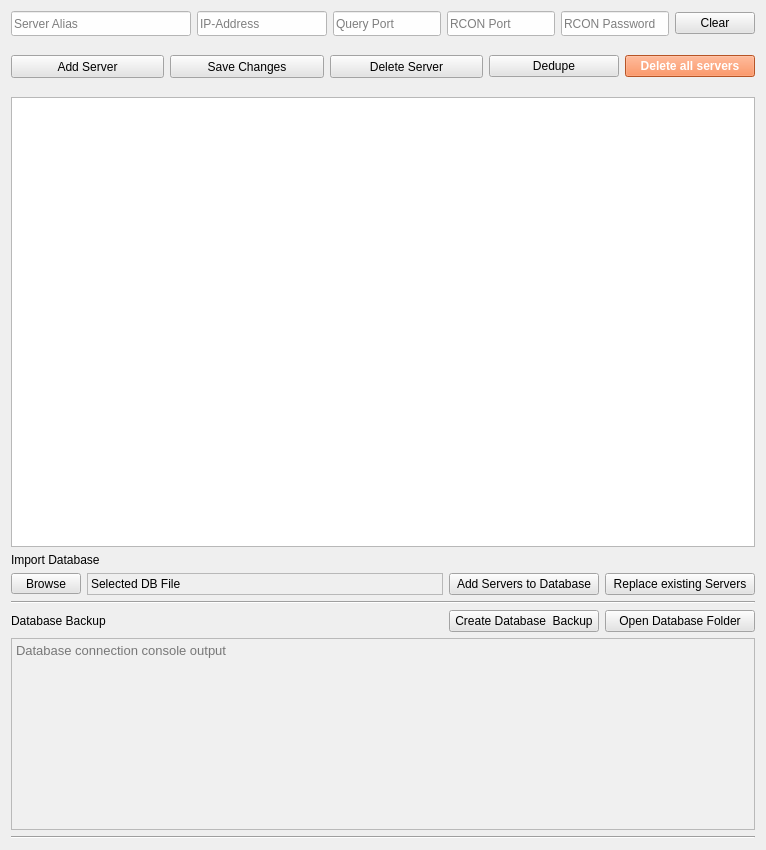
     <widget class="QWidget" name="Tab_Server">
      <attribute name="title">
       <string>Server Manager</string>
      </attribute>
      <layout class="QVBoxLayout" name="verticalLayout_26">
       <item>
        <layout class="QVBoxLayout" name="verticalLayout_25">
         <item>
          <layout class="QVBoxLayout" name="verticalLayout_18">
           <item>
            <layout class="QHBoxLayout" name="horizontalLayout_15">
             <item>
              <widget class="QLineEdit" name="server_alias">
               <property name="minimumSize">
                <size>
                 <width>180</width>
                 <height>25</height>
                </size>
               </property>
               <property name="font">
                <font>
                 <pointsize>9</pointsize>
                </font>
               </property>
               <property name="toolTip">
                <string>Alias Name of the server</string>
               </property>
               <property name="statusTip">
                <string>Alias Name of the server</string>
               </property>
               <property name="styleSheet">
                <string notr="true">background-color:rgb(254, 254, 254);</string>
               </property>
               <property name="text">
                <string/>
               </property>
               <property name="placeholderText">
                <string>Server Alias</string>
               </property>
              </widget>
             </item>
             <item>
              <widget class="QLineEdit" name="server_ip">
               <property name="minimumSize">
                <size>
                 <width>130</width>
                 <height>25</height>
                </size>
               </property>
               <property name="font">
                <font>
                 <pointsize>9</pointsize>
                </font>
               </property>
               <property name="toolTip">
                <string>IP Address of the server</string>
               </property>
               <property name="statusTip">
                <string>IP Address of the server</string>
               </property>
               <property name="styleSheet">
                <string notr="true">background-color:rgb(254, 254, 254);</string>
               </property>
               <property name="text">
                <string/>
               </property>
               <property name="placeholderText">
                <string>IP-Address</string>
               </property>
              </widget>
             </item>
             <item>
              <widget class="QLineEdit" name="server_query">
               <property name="minimumSize">
                <size>
                 <width>60</width>
                 <height>25</height>
                </size>
               </property>
               <property name="font">
                <font>
                 <pointsize>9</pointsize>
                </font>
               </property>
               <property name="toolTip">
                <string>Query Port of the server</string>
               </property>
               <property name="statusTip">
                <string>Query Port of the server</string>
               </property>
               <property name="styleSheet">
                <string notr="true">background-color:rgb(254, 254, 254);</string>
               </property>
               <property name="text">
                <string/>
               </property>
               <property name="placeholderText">
                <string>Query Port</string>
               </property>
              </widget>
             </item>
             <item>
              <widget class="QLineEdit" name="server_rconport">
               <property name="minimumSize">
                <size>
                 <width>60</width>
                 <height>25</height>
                </size>
               </property>
               <property name="font">
                <font>
                 <pointsize>9</pointsize>
                </font>
               </property>
               <property name="toolTip">
                <string>RCON Port of the server</string>
               </property>
               <property name="statusTip">
                <string>RCON Port of the server</string>
               </property>
               <property name="layoutDirection">
                <enum>Qt::LeftToRight</enum>
               </property>
               <property name="styleSheet">
                <string notr="true">background-color:rgb(254, 254, 254);</string>
               </property>
               <property name="text">
                <string/>
               </property>
               <property name="placeholderText">
                <string>RCON Port</string>
               </property>
              </widget>
             </item>
             <item>
              <widget class="QLineEdit" name="server_rconpw">
               <property name="minimumSize">
                <size>
                 <width>105</width>
                 <height>25</height>
                </size>
               </property>
               <property name="font">
                <font>
                 <pointsize>9</pointsize>
                </font>
               </property>
               <property name="toolTip">
                <string>RCON Password of the server</string>
               </property>
               <property name="statusTip">
                <string>RCON Password of the server</string>
               </property>
               <property name="layoutDirection">
                <enum>Qt::LeftToRight</enum>
               </property>
               <property name="styleSheet">
                <string notr="true">background-color:rgb(254, 254, 254);</string>
               </property>
               <property name="text">
                <string/>
               </property>
               <property name="echoMode">
                <enum>QLineEdit::Normal</enum>
               </property>
               <property name="placeholderText">
                <string>RCON Password</string>
               </property>
              </widget>
             </item>
             <item>
              <widget class="QPushButton" name="btn_server_clear">
               <property name="styleSheet">
                <string notr="true">background-color:rgb(228, 228, 228)
</string>
               </property>
               <property name="text">
                <string>Clear</string>
               </property>
              </widget>
             </item>
            </layout>
           </item>
           <item>
            <spacer name="verticalSpacer_10">
             <property name="orientation">
              <enum>Qt::Vertical</enum>
             </property>
             <property name="sizeType">
              <enum>QSizePolicy::Minimum</enum>
             </property>
             <property name="sizeHint" stdset="0">
              <size>
               <width>20</width>
               <height>13</height>
              </size>
             </property>
            </spacer>
           </item>
           <item>
            <layout class="QHBoxLayout" name="horizontalLayout_16">
             <item>
              <widget class="QPushButton" name="btn_server_add">
               <property name="sizePolicy">
                <sizepolicy hsizetype="Expanding" vsizetype="Fixed">
                 <horstretch>0</horstretch>
                 <verstretch>0</verstretch>
                </sizepolicy>
               </property>
               <property name="minimumSize">
                <size>
                 <width>130</width>
                 <height>23</height>
                </size>
               </property>
               <property name="toolTip">
                <string>Add a server to the Database</string>
               </property>
               <property name="statusTip">
                <string>Add a server to the Database</string>
               </property>
               <property name="layoutDirection">
                <enum>Qt::LeftToRight</enum>
               </property>
               <property name="styleSheet">
                <string notr="true">background-color:rgb(228, 228, 228)
</string>
               </property>
               <property name="text">
                <string>Add Server</string>
               </property>
              </widget>
             </item>
             <item>
              <widget class="QPushButton" name="btn_server_modify">
               <property name="sizePolicy">
                <sizepolicy hsizetype="Expanding" vsizetype="Fixed">
                 <horstretch>0</horstretch>
                 <verstretch>0</verstretch>
                </sizepolicy>
               </property>
               <property name="minimumSize">
                <size>
                 <width>130</width>
                 <height>23</height>
                </size>
               </property>
               <property name="toolTip">
                <string>Save and edited server to the Database</string>
               </property>
               <property name="statusTip">
                <string>Save and edited server to the Database</string>
               </property>
               <property name="layoutDirection">
                <enum>Qt::LeftToRight</enum>
               </property>
               <property name="styleSheet">
                <string notr="true">background-color:rgb(228, 228, 228)
</string>
               </property>
               <property name="text">
                <string>Save Changes</string>
               </property>
              </widget>
             </item>
             <item>
              <widget class="QPushButton" name="btn_server_delete">
               <property name="sizePolicy">
                <sizepolicy hsizetype="Expanding" vsizetype="Fixed">
                 <horstretch>0</horstretch>
                 <verstretch>0</verstretch>
                </sizepolicy>
               </property>
               <property name="minimumSize">
                <size>
                 <width>130</width>
                 <height>23</height>
                </size>
               </property>
               <property name="toolTip">
                <string>Delete a server from the Database</string>
               </property>
               <property name="statusTip">
                <string>Delete a server from the Database</string>
               </property>
               <property name="layoutDirection">
                <enum>Qt::LeftToRight</enum>
               </property>
               <property name="styleSheet">
                <string notr="true">background-color:rgb(228, 228, 228)
</string>
               </property>
               <property name="text">
                <string>Delete Server</string>
               </property>
              </widget>
             </item>
             <item>
              <widget class="QPushButton" name="btn_server_delete_doubles">
               <property name="minimumSize">
                <size>
                 <width>130</width>
                 <height>0</height>
                </size>
               </property>
               <property name="toolTip">
                <string>Remove double entries by IP address and Queryport</string>
               </property>
               <property name="statusTip">
                <string>Remove double entries by IP address and Queryport</string>
               </property>
               <property name="styleSheet">
                <string notr="true">background-color:rgb(228, 228, 228)
</string>
               </property>
               <property name="text">
                <string>Dedupe</string>
               </property>
              </widget>
             </item>
             <item>
              <widget class="QPushButton" name="btn_server_clear_db">
               <property name="minimumSize">
                <size>
                 <width>130</width>
                 <height>0</height>
                </size>
               </property>
               <property name="font">
                <font>
                 <weight>75</weight>
                 <bold>true</bold>
                </font>
               </property>
               <property name="toolTip">
                <string>Delete all server from Database</string>
               </property>
               <property name="statusTip">
                <string>Delete all server from Database</string>
               </property>
               <property name="styleSheet">
                <string notr="true">background-color: rgb(255, 117, 53);
color: rgb(255, 255, 255);</string>
               </property>
               <property name="text">
                <string>Delete all servers</string>
               </property>
              </widget>
             </item>
            </layout>
           </item>
           <item>
            <spacer name="verticalSpacer_12">
             <property name="orientation">
              <enum>Qt::Vertical</enum>
             </property>
             <property name="sizeType">
              <enum>QSizePolicy::Minimum</enum>
             </property>
             <property name="sizeHint" stdset="0">
              <size>
               <width>20</width>
               <height>13</height>
              </size>
             </property>
            </spacer>
           </item>
           <item>
            <widget class="QTableWidget" name="tbl_server_manager">
             <property name="minimumSize">
              <size>
               <width>0</width>
               <height>450</height>
              </size>
             </property>
             <property name="mouseTracking">
              <bool>true</bool>
             </property>
             <property name="autoFillBackground">
              <bool>false</bool>
             </property>
             <property name="styleSheet">
              <string notr="true"/>
             </property>
             <property name="frameShadow">
              <enum>QFrame::Sunken</enum>
             </property>
             <property name="verticalScrollBarPolicy">
              <enum>Qt::ScrollBarAsNeeded</enum>
             </property>
             <property name="horizontalScrollBarPolicy">
              <enum>Qt::ScrollBarAlwaysOff</enum>
             </property>
             <property name="sizeAdjustPolicy">
              <enum>QAbstractScrollArea::AdjustIgnored</enum>
             </property>
             <property name="editTriggers">
              <set>QAbstractItemView::NoEditTriggers</set>
             </property>
             <property name="alternatingRowColors">
              <bool>true</bool>
             </property>
             <property name="selectionMode">
              <enum>QAbstractItemView::SingleSelection</enum>
             </property>
             <property name="selectionBehavior">
              <enum>QAbstractItemView::SelectRows</enum>
             </property>
             <property name="textElideMode">
              <enum>Qt::ElideNone</enum>
             </property>
             <property name="sortingEnabled">
              <bool>false</bool>
             </property>
             <property name="columnCount">
              <number>5</number>
             </property>
             <attribute name="horizontalHeaderVisible">
              <bool>false</bool>
             </attribute>
             <attribute name="horizontalHeaderCascadingSectionResizes">
              <bool>false</bool>
             </attribute>
             <attribute name="horizontalHeaderMinimumSectionSize">
              <number>20</number>
             </attribute>
             <attribute name="horizontalHeaderDefaultSectionSize">
              <number>50</number>
             </attribute>
             <attribute name="horizontalHeaderShowSortIndicator" stdset="0">
              <bool>true</bool>
             </attribute>
             <attribute name="horizontalHeaderStretchLastSection">
              <bool>true</bool>
             </attribute>
             <attribute name="verticalHeaderVisible">
              <bool>false</bool>
             </attribute>
             <attribute name="verticalHeaderMinimumSectionSize">
              <number>15</number>
             </attribute>
             <attribute name="verticalHeaderDefaultSectionSize">
              <number>23</number>
             </attribute>
             <attribute name="verticalHeaderStretchLastSection">
              <bool>false</bool>
             </attribute>
             <column>
              <property name="text">
               <string>ID</string>
              </property>
              <property name="textAlignment">
               <set>AlignCenter</set>
              </property>
             </column>
             <column>
              <property name="text">
               <string>Alias</string>
              </property>
              <property name="textAlignment">
               <set>AlignCenter</set>
              </property>
             </column>
             <column>
              <property name="text">
               <string>IP-Address</string>
              </property>
              <property name="textAlignment">
               <set>AlignCenter</set>
              </property>
             </column>
             <column>
              <property name="text">
               <string>Query Port</string>
              </property>
              <property name="textAlignment">
               <set>AlignCenter</set>
              </property>
             </column>
             <column>
              <property name="text">
               <string>RCON Port</string>
              </property>
              <property name="textAlignment">
               <set>AlignCenter</set>
              </property>
             </column>
            </widget>
           </item>
           <item>
            <widget class="QLabel" name="lbl_name_import">
             <property name="font">
              <font>
               <pointsize>9</pointsize>
               <weight>50</weight>
               <bold>false</bold>
              </font>
             </property>
             <property name="text">
              <string>Import Database</string>
             </property>
            </widget>
           </item>
           <item>
            <layout class="QVBoxLayout" name="verticalLayout_19">
             <item>
              <layout class="QHBoxLayout" name="horizontalLayout_18">
               <item>
                <widget class="QToolButton" name="btn_select_database">
                 <property name="minimumSize">
                  <size>
                   <width>70</width>
                   <height>0</height>
                  </size>
                 </property>
                 <property name="styleSheet">
                  <string notr="true">background-color:rgb(228, 228, 228)
</string>
                 </property>
                 <property name="text">
                  <string>Browse</string>
                 </property>
                </widget>
               </item>
               <item>
                <widget class="QLabel" name="label_selected_db">
                 <property name="minimumSize">
                  <size>
                   <width>150</width>
                   <height>0</height>
                  </size>
                 </property>
                 <property name="frameShape">
                  <enum>QFrame::StyledPanel</enum>
                 </property>
                 <property name="frameShadow">
                  <enum>QFrame::Sunken</enum>
                 </property>
                 <property name="text">
                  <string>Selected DB File</string>
                 </property>
                 <property name="textInteractionFlags">
                  <set>Qt::LinksAccessibleByMouse|Qt::TextSelectableByMouse</set>
                 </property>
                </widget>
               </item>
               <item>
                <widget class="QPushButton" name="btn_add_database">
                 <property name="minimumSize">
                  <size>
                   <width>150</width>
                   <height>0</height>
                  </size>
                 </property>
                 <property name="maximumSize">
                  <size>
                   <width>150</width>
                   <height>16777215</height>
                  </size>
                 </property>
                 <property name="styleSheet">
                  <string notr="true">background-color:rgb(228, 228, 228)
</string>
                 </property>
                 <property name="text">
                  <string>Add Servers to Database</string>
                 </property>
                </widget>
               </item>
               <item>
                <widget class="QPushButton" name="btn_replace_database">
                 <property name="minimumSize">
                  <size>
                   <width>150</width>
                   <height>0</height>
                  </size>
                 </property>
                 <property name="maximumSize">
                  <size>
                   <width>150</width>
                   <height>16777215</height>
                  </size>
                 </property>
                 <property name="styleSheet">
                  <string notr="true">background-color:rgb(228, 228, 228)
</string>
                 </property>
                 <property name="text">
                  <string>Replace existing Servers</string>
                 </property>
                </widget>
               </item>
              </layout>
             </item>
             <item>
              <widget class="Line" name="line_10">
               <property name="orientation">
                <enum>Qt::Horizontal</enum>
               </property>
              </widget>
             </item>
             <item>
              <layout class="QHBoxLayout" name="horizontalLayout_31">
               <item>
                <widget class="QLabel" name="label_2">
                 <property name="font">
                  <font>
                   <pointsize>9</pointsize>
                  </font>
                 </property>
                 <property name="text">
                  <string>Database Backup</string>
                 </property>
                </widget>
               </item>
               <item>
                <spacer name="horizontalSpacer">
                 <property name="orientation">
                  <enum>Qt::Horizontal</enum>
                 </property>
                 <property name="sizeType">
                  <enum>QSizePolicy::Expanding</enum>
                 </property>
                 <property name="sizeHint" stdset="0">
                  <size>
                   <width>200</width>
                   <height>20</height>
                  </size>
                 </property>
                </spacer>
               </item>
               <item>
                <widget class="QPushButton" name="btn_exec_db_backup">
                 <property name="minimumSize">
                  <size>
                   <width>150</width>
                   <height>0</height>
                  </size>
                 </property>
                 <property name="maximumSize">
                  <size>
                   <width>15616</width>
                   <height>16777215</height>
                  </size>
                 </property>
                 <property name="styleSheet">
                  <string notr="true">background-color:rgb(228, 228, 228)
</string>
                 </property>
                 <property name="text">
                  <string>Create Database  Backup</string>
                 </property>
                </widget>
               </item>
               <item>
                <widget class="QPushButton" name="btn_exec_open_bck_dir">
                 <property name="minimumSize">
                  <size>
                   <width>150</width>
                   <height>0</height>
                  </size>
                 </property>
                 <property name="styleSheet">
                  <string notr="true">background-color:rgb(228, 228, 228)
</string>
                 </property>
                 <property name="text">
                  <string>Open Database Folder</string>
                 </property>
                </widget>
               </item>
              </layout>
             </item>
            </layout>
           </item>
           <item>
            <widget class="QTextEdit" name="label_db_console">
             <property name="sizePolicy">
              <sizepolicy hsizetype="Expanding" vsizetype="MinimumExpanding">
               <horstretch>0</horstretch>
               <verstretch>0</verstretch>
              </sizepolicy>
             </property>
             <property name="minimumSize">
              <size>
               <width>0</width>
               <height>100</height>
              </size>
             </property>
             <property name="maximumSize">
              <size>
               <width>16777215</width>
               <height>166655</height>
              </size>
             </property>
             <property name="font">
              <font>
               <pointsize>10</pointsize>
               <weight>50</weight>
               <bold>false</bold>
               <kerning>true</kerning>
              </font>
             </property>
             <property name="toolTip">
              <string>Output Console of Database Connection</string>
             </property>
             <property name="statusTip">
              <string>Output Console of Database Connection</string>
             </property>
             <property name="autoFillBackground">
              <bool>false</bool>
             </property>
             <property name="styleSheet">
              <string notr="true">background-image: url(:/img/img/sbck.jpg);
background-color: #f0f0f0;
background-position: center;
background-repeat: no-repeat;

</string>
             </property>
             <property name="frameShape">
              <enum>QFrame::StyledPanel</enum>
             </property>
             <property name="verticalScrollBarPolicy">
              <enum>Qt::ScrollBarAlwaysOff</enum>
             </property>
             <property name="readOnly">
              <bool>false</bool>
             </property>
             <property name="html">
              <string>&lt;!DOCTYPE HTML PUBLIC &quot;-//W3C//DTD HTML 4.0//EN&quot; &quot;http://www.w3.org/TR/REC-html40/strict.dtd&quot;&gt;
&lt;html&gt;&lt;head&gt;&lt;meta name=&quot;qrichtext&quot; content=&quot;1&quot; /&gt;&lt;style type=&quot;text/css&quot;&gt;
p, li { white-space: pre-wrap; }
&lt;/style&gt;&lt;/head&gt;&lt;body style=&quot; font-family:'MS Shell Dlg 2'; font-size:10pt; font-weight:400; font-style:normal;&quot;&gt;
&lt;p style=&quot;-qt-paragraph-type:empty; margin-top:0px; margin-bottom:0px; margin-left:0px; margin-right:0px; -qt-block-indent:0; text-indent:0px; font-size:7pt;&quot;&gt;&lt;br /&gt;&lt;/p&gt;&lt;/body&gt;&lt;/html&gt;</string>
             </property>
             <property name="placeholderText">
              <string>Database connection console output</string>
             </property>
            </widget>
           </item>
           <item>
            <widget class="Line" name="line_6">
             <property name="orientation">
              <enum>Qt::Horizontal</enum>
             </property>
            </widget>
           </item>
          </layout>
         </item>
         <item>
          <layout class="QVBoxLayout" name="verticalLayout_20"/>
         </item>
        </layout>
       </item>
      </layout>
     </widget>
